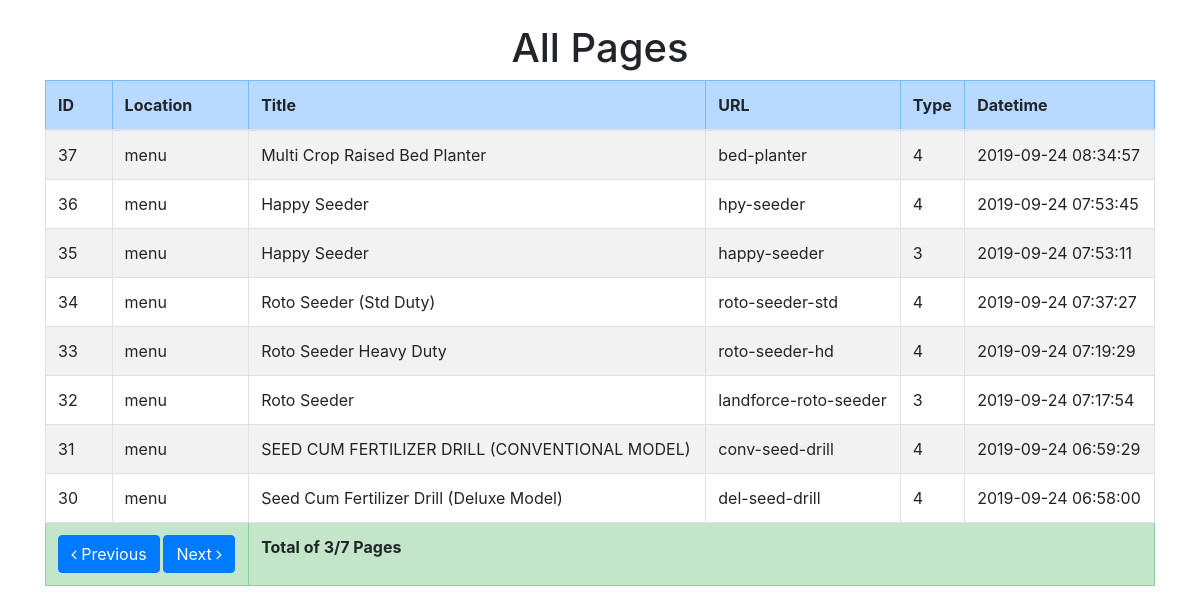
The page /index.php?page=3 on the database its author committed.
### tables this page shows
CREATE TABLE `page` (
  `id` int(11) NOT NULL,
  `location` varchar(20) NOT NULL COMMENT 'menu or footer',
  `url` varchar(150) NOT NULL,
  `title` varchar(150) NOT NULL,
  `meta_kw` varchar(255) NOT NULL,
  `meta_txt` varchar(255) NOT NULL,
  `heading` varchar(255) NOT NULL,
  `txt` text NOT NULL,
  `type` int(11) NOT NULL COMMENT '1 content, 2 category, 3 product, 4 product modal, 5 apply for job, 6 customer feedback form, 7 contact form, 8 apply as supplier',
  `type_ref` int(11) NOT NULL COMMENT 'id from ''prod,prod_cat,prod_model'' tables',
  `datetime` timestamp NOT NULL DEFAULT current_timestamp()
);

### Pagination.php (called while the page is built, shortened)
<?php
class Pagination
{
	private $per_page;
	private $conn;
	private $sql;
	public function __construct($conn, $sql, $per_page)
	{
		$this->conn 	= $conn;
		$this->sql 		= $sql;
		$this->per_page = $per_page;
	}
	private function totalRows()
	{
		$sql = $this->sql;
		$statement = $this->conn->prepare($sql);
		$statement->execute();
		$result = $statement->get_result();
		$totalRows = $result->num_rows;
		return $totalRows;
	}
	private function currentPage()
	{
		if(filter_has_var(INPUT_GET, 'page'))
		{
			$page = filter_input(INPUT_GET, 'page', FILTER_VALIDATE_INT);
		}
		else
		{
			$page = 1;
		}
		return $page;
	}
	private function offset()
	{
		return $this->per_page * ($this->currentPage() - 1);
	}
	private function totalPages()
	{
		return ceil($this->totalRows() / $this->per_page);
	}
	private function executeQuery()
	{
		$sql = $this->sql." LIMIT ".$this->offset().",".$this->per_page;
		$statement = $this->conn->prepare($sql);
		$statement->execute();
		$result = $statement->get_result();
		return $result;
	}
	public function nextAndPreviousButtons()
	{
		$results 		= [];
		$this->php_self = basename($_SERVER['PHP_SELF']);
		$page 			= $this->currentPage();
		$totalPages 	= $this->totalPages();
		if($page > 1 )
			$results['previous'] = $this->php_self.'?page='.($page-1);
		else
			$results['previous'] = 'javascript:void(0)';
		if($page < $totalPages )
			$results['next'] = $this->php_self.'?page='.($page+1);
		else
			$results['next'] = 'javascript:void(0)';
		$results['page'] = $page;
		$results['totalPages'] = $totalPages;
		$results['query'] = $this->executeQuery();
		return $results;
	}
}

### index.php (the view, shortened to what this page needs)
<?php
include 'config.php';
include 'Pagination.php';
?>
<!DOCTYPE html>
<html lang="en">
<head>
	<link rel="stylesheet" href="https://maxcdn.bootstrapcdn.com/bootstrap/4.4.1/css/bootstrap.min.css">
	<link rel="stylesheet" href="https://cdnjs.cloudflare.com/ajax/libs/font-awesome/4.7.0/css/font-awesome.min.css">
</head>
<body>
	<div class="container pt-4">
		<h1 class="text-center">All Pages</h1>
		<table class="table table-striped table-bordered">
		    <thead>
		      <tr class="table-primary">
		        <th>ID</th>
		        <th>Location</th>
		        <th>Title</th>
		        <th>URL</th>
		        <th>Type</th>
		        <th>Datetime</th>
		      </tr>
		    </thead>
		    <tbody>
		      <?php
		      	$sql = "SELECT * FROM page ORDER BY id DESC";
		      	$pagination = New Pagination($conn, $sql, 8);
		      	$result = $pagination->nextAndPreviousButtons();
		      ?>
		      <?php while($row = $result['query']->fetch_object()) : ?>
		      	<tr>
		      		<td><?php echo $row->id ?></td>
		      		<td><?php echo $row->location ?></td>
		      		<td><?php echo $row->title ?></td>
		      		<td><?php echo $row->url ?></td>
		      		<td><?php echo $row->type ?></td>
		      		<td><?php echo $row->datetime ?></td>
		      	</tr>
		      <?php endwhile; ?>
		    </tbody>
		    <tfoot>
		    	<tr class="table-success">
		    		<th colspan="2">
		    			<a class="btn btn-primary" href="<?php echo $result['previous'] ?>"><i class="fa fa-angle-left"></i> Previous</a>
		    			<a class="btn btn-primary" href="<?php echo $result['next'] ?>">Next <i class="fa fa-angle-right"></i></a>
		    		</th>
		    		<th colspan="4">
		    			Total of <?php echo $result['page'].'/'.$result['totalPages'].' Pages'; ?>
		    		</th>
		    	</tr>
		    </tfoot>
		  </table>
	</div>
</body>
</html>

### rows shown on the page
page: id "37", location "menu", title "Multi Crop Raised Bed Planter", url "bed-planter", type "4", datetime "2019-09-24 08:34:57"
page: id "36", location "menu", title "Happy Seeder", url "hpy-seeder", type "4", datetime "2019-09-24 07:53:45"
page: id "35", location "menu", title "Happy Seeder", url "happy-seeder", type "3", datetime "2019-09-24 07:53:11"
page: id "34", location "menu", title "Roto Seeder (Std Duty)", url "roto-seeder-std", type "4", datetime "2019-09-24 07:37:27"
page: id "33", location "menu", title "Roto Seeder Heavy Duty", url "roto-seeder-hd", type "4", datetime "2019-09-24 07:19:29"
page: id "32", location "menu", title "Roto Seeder", url "landforce-roto-seeder", type "3", datetime "2019-09-24 07:17:54"
page: id "31", location "menu", title "SEED CUM FERTILIZER DRILL (CONVENTIONAL MODEL)", url "conv-seed-drill", type "4", datetime "2019-09-24 06:59:29"
page: id "30", location "menu", title "Seed Cum Fertilizer Drill (Deluxe Model)", url "del-seed-drill", type "4", datetime "2019-09-24 06:58:00"

### other values the page prints
$result['page'] "3"
$result['totalPages'] "7"
